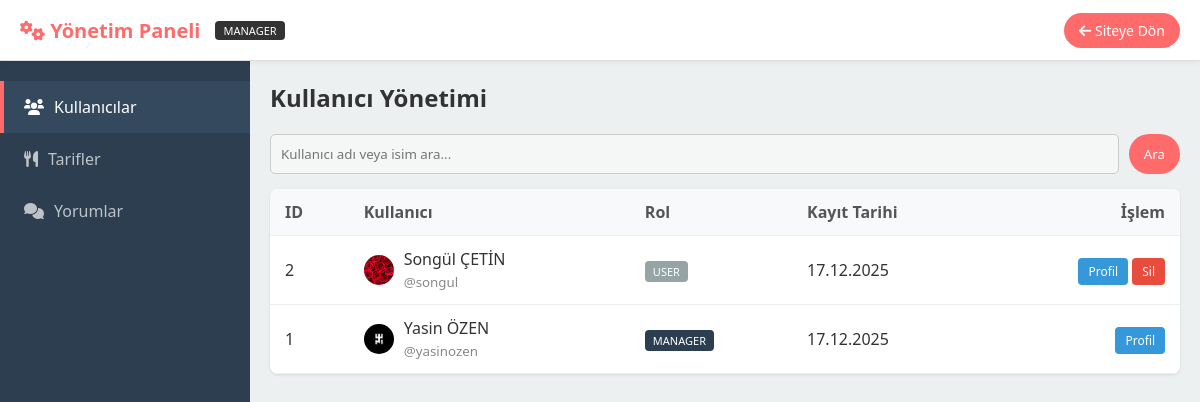
/admin.php (signed in), run on the app's committed database.
### tables this page shows
CREATE TABLE `users` (
  `id` int(11) NOT NULL,
  `username` varchar(50) NOT NULL,
  `full_name` varchar(100) NOT NULL,
  `email` varchar(100) NOT NULL,
  `phone` varchar(20) NOT NULL,
  `password` varchar(255) NOT NULL,
  `avatar` varchar(255) DEFAULT 'default.png',
  `verification_code` varchar(10) DEFAULT NULL,
  `is_verified` tinyint(1) DEFAULT 0,
  `created_at` timestamp NOT NULL DEFAULT current_timestamp(),
  `bio` text DEFAULT NULL,
  `role` enum('user','admin','manager') DEFAULT 'user'
);

### admin.php (the view, shortened to what this page needs)
<?php
require_once 'includes/db.php';
$active_tab = isset($_GET['tab']) ? $_GET['tab'] : 'users';
$q_user = isset($_GET['q_user']) ? trim($_GET['q_user']) : "";
?>
<!DOCTYPE html>
<html lang="tr">
<head>
    <link rel="stylesheet" href="css/style.css">
    <link rel="stylesheet" href="https://cdnjs.cloudflare.com/ajax/libs/font-awesome/6.0.0/css/all.min.css">
</head>
<body>
<div class="admin-header">
    <div style="display:flex; align-items:center; gap:15px;">
        <h2 style="color:var(--primary); margin:0; font-size:20px;"><i class="fas fa-cogs"></i> Yönetim Paneli</h2>
        <span style="background:#333; color:#fff; padding:2px 8px; border-radius:4px; font-size:11px;">
            <?php echo strtoupper($_SESSION['role']); ?>
        </span>
    </div>
    <a href="index.php" class="btn-primary" style="text-decoration:none; padding: 8px 15px; font-size: 14px;">
        <i class="fas fa-arrow-left"></i> Siteye Dön
    </a>
</div>
<div class="admin-wrapper">
    <div class="admin-sidebar">
        <a href="?tab=users" class="sidebar-link <?php echo $active_tab == 'users' ? 'active' : ''; ?>">
            <i class="fas fa-users"></i> Kullanıcılar
        </a>
        <a href="?tab=recipes" class="sidebar-link <?php echo $active_tab == 'recipes' ? 'active' : ''; ?>">
            <i class="fas fa-utensils"></i> Tarifler
        </a>
        <a href="?tab=comments" class="sidebar-link <?php echo $active_tab == 'comments' ? 'active' : ''; ?>">
            <i class="fas fa-comments"></i> Yorumlar
        </a>
    </div>
    <div class="admin-content">
        <?php if ($active_tab == 'users'): ?>
            <div class="section-header">
                <h2>Kullanıcı Yönetimi</h2>
            </div>
            <form action="" method="GET" class="search-form">
                <input type="hidden" name="tab" value="users"> <input type="text" name="q_user" class="search-input" placeholder="Kullanıcı adı veya isim ara..." value="<?php echo htmlspecialchars($q_user); ?>">
                <button type="submit" class="btn-primary">Ara</button>
            </form>
            <table>
                <tr>
                    <th>ID</th>
                    <th>Kullanıcı</th>
                    <th>Rol</th>
                    <th>Kayıt Tarihi</th>
                    <th style="text-align:right;">İşlem</th>
                </tr>
                <?php
                $sql = "SELECT * FROM users";
                $params = [];
                $sql .= " ORDER BY id DESC LIMIT 20";
                $stmt = $pdo->prepare($sql);
                $stmt->execute($params);
                while($row = $stmt->fetch()){
                ?>
                <tr>
                    <td><?php echo $row['id']; ?></td>
                    <td>
                        <div style="display:flex; align-items:center; gap:10px;">
                            <img src="uploads/<?php echo !empty($row['avatar']) ? $row['avatar'] : 'default.png'; ?>" style="width:30px; height:30px; border-radius:50%; object-fit:cover;">
                            <div>
                                <div><?php echo htmlspecialchars($row['full_name']); ?></div>
                                <small style="color:#888;">@<?php echo htmlspecialchars($row['username']); ?></small>
                            </div>
                        </div>
                    </td>
                    <td>
                        <span style="padding:3px 8px; border-radius:4px; font-size:11px; color:#fff; background:<?php echo ($row['role']=='admin'?'#e74c3c':($row['role']=='manager'?'#2c3e50':'#95a5a6')); ?>">
                            <?php echo strtoupper($row['role']); ?>
                        </span>
                    </td>
                    <td><?php echo date("d.m.Y", strtotime($row['created_at'])); ?></td>
                    <td style="text-align:right;">
                        <a href="profil.php?kullanici=<?php echo $row['username']; ?>" target="_blank" class="action-btn btn-view">Profil</a>
                        <?php if($row['id'] != $_SESSION['user_id']): ?>
                            <a href="?sil_user=<?php echo $row['id']; ?>" class="action-btn btn-delete" onclick="return confirm('Bu kullanıcıyı silersen tüm tarifleri ve yorumları da silinir. Emin misin?')">Sil</a>
                        <?php endif; ?>
                    </td>
                </tr>
                <?php } ?>
            </table>
        <?php endif; ?>
    </div>
</div>
</body>
</html>

### css/style.css (style rules this page uses)
:root { --primary: #ff6b6b; --bg-color: #f4f7f6; --text-dark: #333; --text-grey: #777; --white: #fff; --border-radius: 10px; }
* { margin: 0; padding: 0; box-sizing: border_box; font-family: 'Segoe UI', sans-serif; }
body { background-color: var(--bg-color); color: var(--text-dark); }
a { text-decoration: none; color: inherit; }
.btn-primary { background: var(--primary); color: var(--white); padding: 8px 15px; border-radius: 20px; border: none; cursor: pointer; }
.search-input { width: 100%; padding: 8px 15px; padding-right: 40px; border: 1px solid #ddd; border-radius: 20px; background: #f4f7f6; outline: none; transition: all 0.3s; }

### admin.php (style rules this page uses)
body { background-color: #f0f2f5; margin: 0; padding: 0; display: flex; flex-direction: column; height: 100vh; }
.admin-header { background: #fff; padding: 0 20px; height: 60px; border-bottom: 1px solid #ddd; display: flex; justify-content: space-between; align-items: center; box-shadow: 0 2px 5px rgba(0,0,0,0.05); z-index: 10; }
.admin-wrapper { display: flex; flex: 1; overflow: hidden; }
.admin-sidebar { width: 250px; background: #2c3e50; color: #fff; display: flex; flex-direction: column; padding-top: 20px; }
.sidebar-link { padding: 15px 20px; color: #bdc3c7; text-decoration: none; display: flex; align-items: center; gap: 10px; transition: 0.3s; border-left: 4px solid transparent; }
.sidebar-link.active { background: #34495e; color: #fff; border-left-color: var(--primary); }
.admin-content { flex: 1; padding: 20px; overflow-y: auto; background: #ecf0f1; }
.search-form { display: flex; gap: 10px; margin-bottom: 15px; }
.search-input { flex: 1; padding: 10px; border: 1px solid #ccc; border-radius: 5px; }
table { width: 100%; border-collapse: collapse; background: #fff; border-radius: 8px; overflow: hidden; box-shadow: 0 1px 3px rgba(0,0,0,0.1); }
th, td { padding: 12px 15px; text-align: left; border-bottom: 1px solid #eee; }
th { background-color: #f8f9fa; font-weight: 600; color: #555; }
.action-btn { padding: 5px 10px; border-radius: 4px; color: #fff; font-size: 12px; text-decoration: none; }
.btn-delete { background-color: #e74c3c; }
.btn-view { background-color: #3498db; }
.section-header { display: flex; justify-content: space-between; align-items: center; margin-bottom: 20px; }
.section-header h2 { margin: 0; color: #333; }

### data on the page
users: id "2", avatar (picture), full_name "Songül ÇETİN", username "songul", role "USER", created_at "17.12.2025"
users: id "1", avatar (picture), full_name "Yasin ÖZEN", username "yasinozen", role "MANAGER", created_at "17.12.2025"

### other printed values
$_SESSION['role'] "MANAGER"
